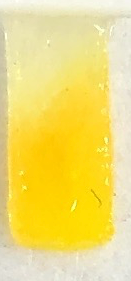
#> input picture dataset/001.png, 131 x 281 px; its folder holds only this picture in this run
$ python -i pre_process.py   (imports and definitions only)
#> lines starting #> are read from the running program, lines starting #| are printed output that depends on the picture
#> further down, picture is the input picture: shape (281, 131, 3); mean B, G, R 115.6, 221.6, 242.6
import cv2
import numpy as np
from copy import deepcopy
import utils.util as aux


class PreProcess:
  def __init__(self, options=None, override_color=False):
    # Run Pre-Processor Return Correct Data according to options
    # Resize
    # Color Space
    # Histogram or Raw Data
    # Augmentations
    # Filters
    #
    #
    #
    # return X, Y, M
    self.id = 0
    self.total_pixels = 0
    self.options = options
    self.override_color = override_color

    self.bin_features = []


  # [156 lines left out: functions mask, channel_mask, tx, ty, filter, resize and 1 more, not called in this run]

  def hist(self, img):
    options = self.options

    # imgf = np.float32(img.copy()) / 255.
    channels = cv2.split(img)

    c1, c2, c3 = channels[0], channels[1], channels[2]
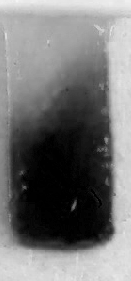
#> c1: shape (281, 131); min 0, max 244, mean 115.6
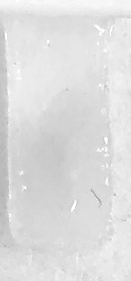
#> c2: shape (281, 131); min 166, max 255, mean 221.6
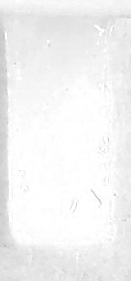
#> c3: shape (281, 131); min 189, max 255, mean 242.6
    cs = [c1, c2, c3]

#> (the run stopped early here; a loop or call above may not have finished)

$ run again, on dataset/004.png
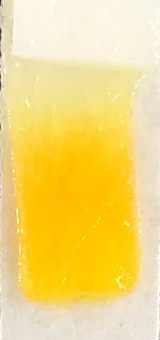
#> input picture dataset/004.png, 160 x 340 px
#> picture is the input picture: shape (340, 160, 3); mean B, G, R 125.3, 217.9, 245.5
#> in hist, `c1, c2, c3 = channels[0], channels[1], channels[2]`:
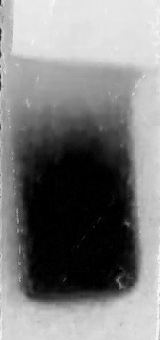
#> c1: shape (340, 160); min 0, max 248, mean 125.3
#> in hist, `c1, c2, c3 = channels[0], channels[1], channels[2]`:
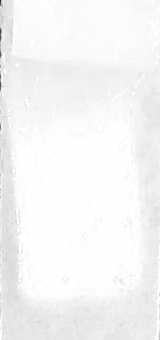
#> c3: shape (340, 160); min 55, max 255, mean 245.5

$ run again, on dataset/021.png
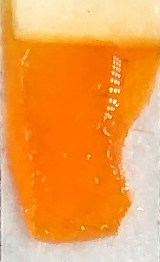
#> input picture dataset/021.png, 160 x 262 px
#> picture is the input picture: shape (262, 160, 3); mean B, G, R 76.2, 158.3, 241.4
#> in hist, `c1, c2, c3 = channels[0], channels[1], channels[2]`:
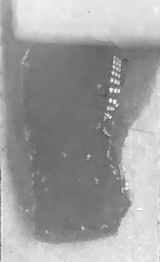
#> c2: shape (262, 160); min 79, max 254, mean 158.3
#> in hist, `c1, c2, c3 = channels[0], channels[1], channels[2]`:
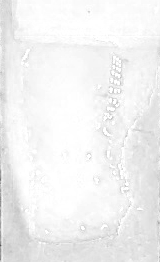
#> c3: shape (262, 160); min 84, max 255, mean 241.4

$ run again, on dataset/026.png
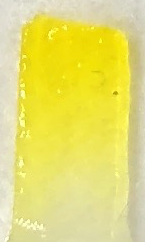
#> input picture dataset/026.png, 145 x 242 px
#> picture is the input picture: shape (242, 145, 3); mean B, G, R 111.4, 222.7, 230.5
#> in hist, `c1, c2, c3 = channels[0], channels[1], channels[2]`:
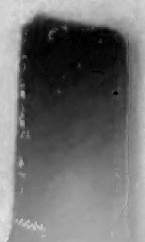
#> c1: shape (242, 145); min 0, max 232, mean 111.4
#> in hist, `c1, c2, c3 = channels[0], channels[1], channels[2]`:
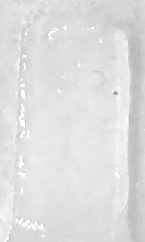
#> c2: shape (242, 145); min 155, max 255, mean 222.7
